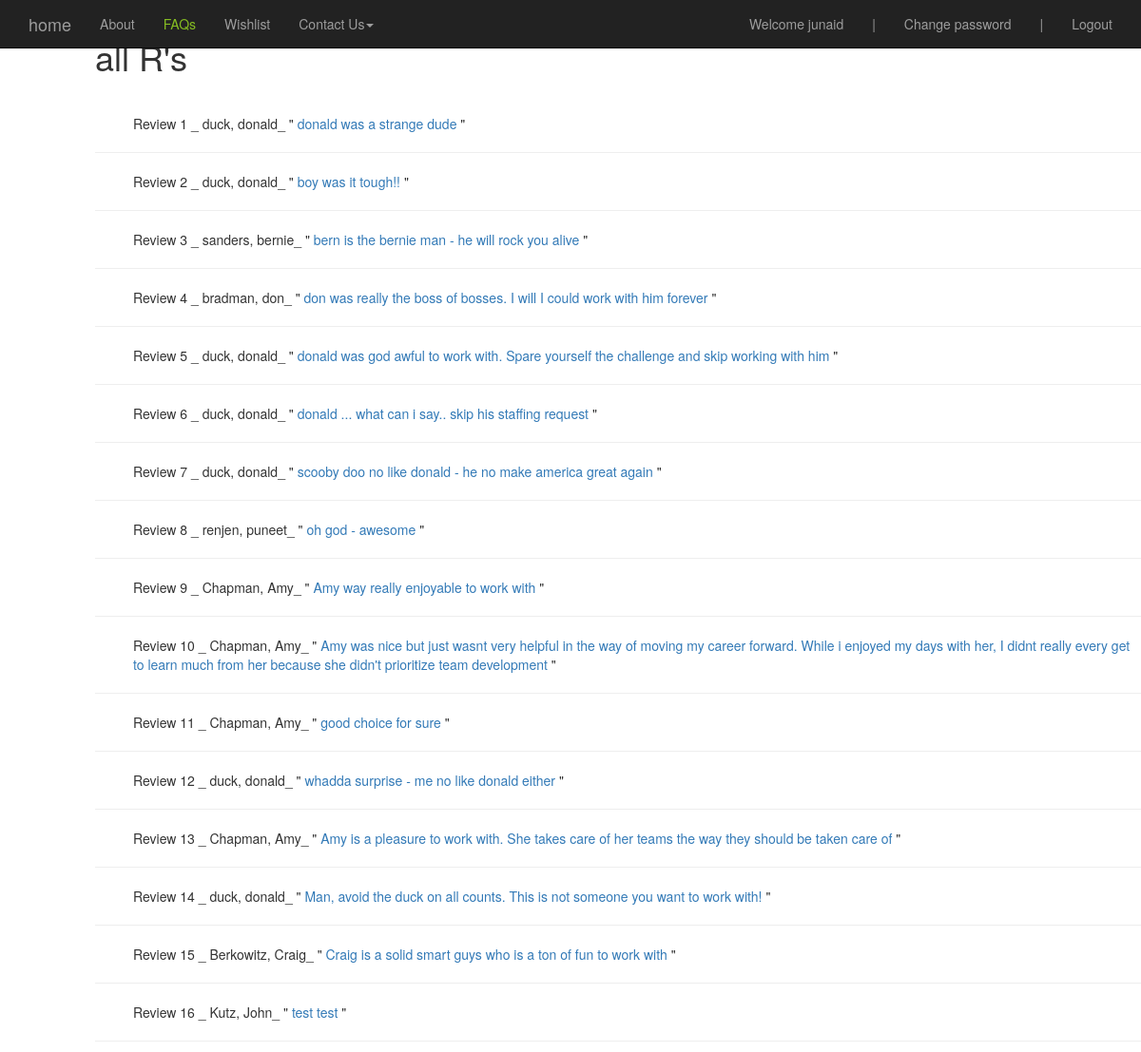
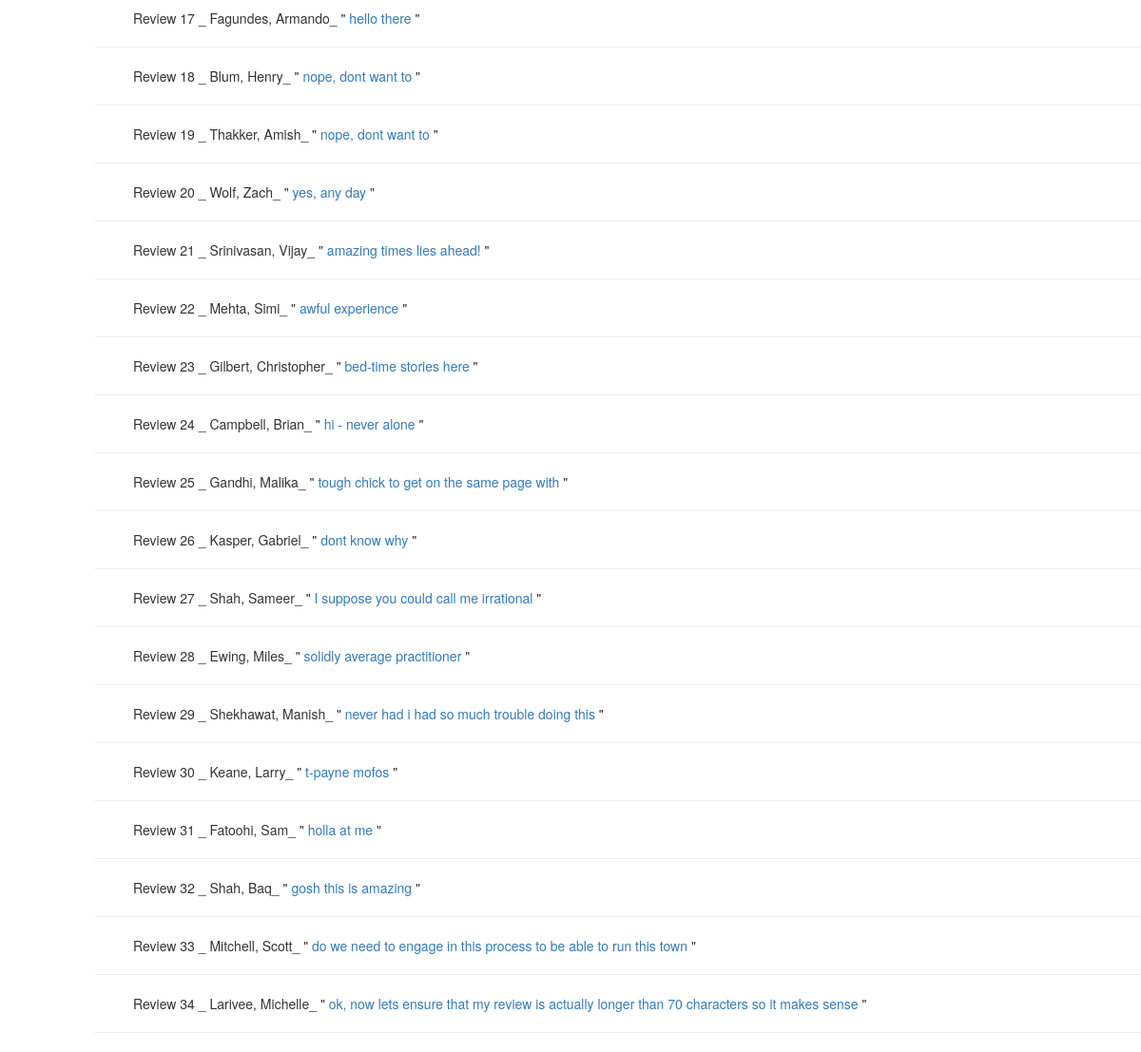
Screenshot of /reviews/ (signed in) with the database file from the repository (2 pictures, top to bottom).
### reviews/models.py (models this page shows, shortened)
class Review(models.Model):
	user = models.ForeignKey(settings.AUTH_USER_MODEL)
	employee = models.ForeignKey("Employee") #in quotes because model defined later
	length_working = models.PositiveIntegerField(verbose_name="how long have you worked with this person? (months)?")
	ques1 = models.PositiveIntegerField(verbose_name="How nice is this person in their professional interactions (1-5)? (5 = most)?", validators=[MinValueValidator(1), MaxValueValidator(5)])
	ques2 = models.PositiveIntegerField(verbose_name="How competent is this person in their domain of expertise (1-5)? (5 = most)", validators=[MinValueValidator(1), MaxValueValidator(5)])
	ques3 = models.PositiveIntegerField(verbose_name="How much did you learn from this person while working with them (1-5)? (5 = most)", validators=[MinValueValidator(1), MaxValueValidator(5)])
	timestamp = models.DateTimeField(auto_now=False, auto_now_add=True)
	WORK_AGAIN_CHOICES = (
	    ('Y', 'Yes'),
	    ('N', 'No'),
	)
	work_again =  models.CharField(verbose_name="would you work with this person again if you had the choice?",
									max_length=1, choices=WORK_AGAIN_CHOICES, null=False)
	content = models.TextField(verbose_name="Please provide some comments on what it was like to work with this person",
									max_length=1500, validators=[ MinLengthValidator(60, message="Please enter a more impactful review")])
	def get_absolute_url(self):
		return reverse("r_detail", kwargs={"pk": self.pk} )
	class Meta:
		unique_together = (("user", "employee"),)  #really important - prevents dups

class Employee(models.Model):
	tracking_id = models.IntegerField()
	first_name = models.CharField(max_length=120)
	last_name = models.CharField(max_length=120)
	email = models.CharField(max_length=120, null=True, blank=True)
	level = models.CharField(max_length=120)
	service_area = models.CharField(max_length=120)
	service_line = models.CharField(max_length=120, null=True, blank=True)
	office = models.CharField(max_length=120)
	is_live = models.BooleanField(default=True)
	timestamp = models.DateTimeField(auto_now=False, auto_now_add=True)
	@property
	def full_name(self):
		return ''.join([self.last_name, ', ', self.first_name])
	def __unicode__(self):
		return self.full_name

### reviews/views.py (the view)
@login_required
def review_list(request):
	queryset = Review.objects.all()
	if request.user.is_superuser:
		context = {"obj_list": queryset}
	else:
		context = {"title": "Unauthenticated List"}
	return render(request, "review_list.html", context)  #render takes in request, a template and a context

### templates/review_list.html
{% extends "base.html" %}
{% block content %}
<div class='col-sm-offset-1'>
<h1> all R's</h1>
<br>
<br>
{% for obj in obj_list %}
	<ul>
	Review {{obj.pk}} _
	{{obj.employee}}_ "
	<a href='{{ obj.get_absolute_url }}'> {{obj.content}} </a> "
	</ul>
	<hr/>
{% endfor %}
</div>
{% endblock %}

### templates/navbar.html (shortened to what this page needs)
    <nav class="navbar navbar-inverse navbar-fixed-top">
      <div class="container">
        <div class="navbar-header">
          <a class="navbar-brand" href='{% url "user_homepage" %}'>home</a>
        </div>
        <div id="navbar" class="navbar-collapse collapse">
        <ul class="nav navbar-nav">
              <li ><a href='{% url "about_us" %}'>About</a></li>
              <li ><a href='{% url "site_faqs" %}'><z style="color:#85BC22">FAQs</z></a></li>
              {% if request.user.is_authenticated  %}
              <li ><a href='{% url "feature_wishlist" %}'>Wishlist</a></li>
              {% endif %}
              <li class="dropdown">
                <a href="#" class="dropdown-toggle" data-toggle="dropdown" role="button" aria-haspopup="true" aria-expanded="false">Contact Us<span class="caret"></span></a>
              </li>
            </ul>
          <ul class="nav navbar-nav navbar-right">
          {% if request.user.is_authenticated  %}
            <li><a href=''>Welcome {{request.user}}</a></li>
            <li><a href=''>|</a></li>
            <li><a href='accounts/password/change/'>Change password</a></li>
            <li><a href=''>|</a></li>
            <li><a href='{% url "auth_logout" %}'>Logout</a></li>
          {% else %}
            <li><a href='accounts/password/reset/'> Reset </a></li>
            <li><a href='{% url "ver_question" %}'> Register </a></li>
          {% endif %}
          </ul>
        </div>
      </div>
    </nav>

### static/css/base.css (style rules this page uses)
h1 { margin: 0; }
.navbar { margin-bottom:0; }

### rows the page displays
Review: pk "1", employee "duck, donald", content "donald was a strange dude"
Review: pk "2", employee "duck, donald", content "boy was it tough!!"
Review: pk "3", employee "sanders, bernie", content "bern is the bernie man - he will rock you alive"
Review: pk "4", employee "bradman, don", content "don was really the boss of bosses. I will I could work with him forever"
Review: pk "5", employee "duck, donald", content "donald was god awful to work with. Spare yourself the challenge and skip working with him"
Review: pk "6", employee "duck, donald", content "donald ... what can i say.. skip his staffing request"
Review: pk "7", employee "duck, donald", content "scooby doo no like donald - he no make america great again"
Review: pk "8", employee "renjen, puneet", content "oh god - awesome"
Review: pk "9", employee "Chapman, Amy", content "Amy way really enjoyable to work with"
Review: pk "10", employee "Chapman, Amy", content "Amy was nice but just wasnt very helpful in the way of moving my career forward. While i enjoyed my days with her, I didnt really every get to learn much from her because she didn't prioritize team development"
Review: pk "11", employee "Chapman, Amy", content "good choice for sure"
Review: pk "12", employee "duck, donald", content "whadda surprise - me no like donald either"
Review: pk "13", employee "Chapman, Amy", content "Amy is a pleasure to work with. She takes care of her teams the way they should be taken care of"
Review: pk "14", employee "duck, donald", content "Man, avoid the duck on all counts. This is not someone you want to work with!"
Review: pk "15", employee "Berkowitz, Craig", content "Craig is a solid smart guys who is a ton of fun to work with"
Review: pk "16", employee "Kutz, John", content "test test"
Review: pk "17", employee "Fagundes, Armando", content "hello there"
Review: pk "18", employee "Blum, Henry", content "nope, dont want to"
Review: pk "19", employee "Thakker, Amish", content "nope, dont want to"
Review: pk "20", employee "Wolf, Zach", content "yes, any day"
Review: pk "21", employee "Srinivasan, Vijay", content "amazing times lies ahead!"
Review: pk "22", employee "Mehta, Simi", content "awful experience"
Review: pk "23", employee "Gilbert, Christopher", content "bed-time stories here"
Review: pk "24", employee "Campbell, Brian", content "hi - never alone"
Review: pk "25", employee "Gandhi, Malika", content "tough chick to get on the same page with"
Review: pk "26", employee "Kasper, Gabriel", content "dont know why"
Review: pk "27", employee "Shah, Sameer", content "I suppose you could call me irrational"
Review: pk "28", employee "Ewing, Miles", content "solidly average practitioner"
Review: pk "29", employee "Shekhawat, Manish", content "never had i had so much trouble doing this"
Review: pk "30", employee "Keane, Larry", content "t-payne mofos"
Review: pk "31", employee "Fatoohi, Sam", content "holla at me"
Review: pk "32", employee "Shah, Baq", content "gosh this is amazing"
Review: pk "33", employee "Mitchell, Scott", content "do we need to engage in this process to be able to run this town"
Review: pk "34", employee "Larivee, Michelle", content "ok, now lets ensure that my review is actually longer than 70 characters so it makes sense"

### other values shown
{{ request.user }} "junaid"
